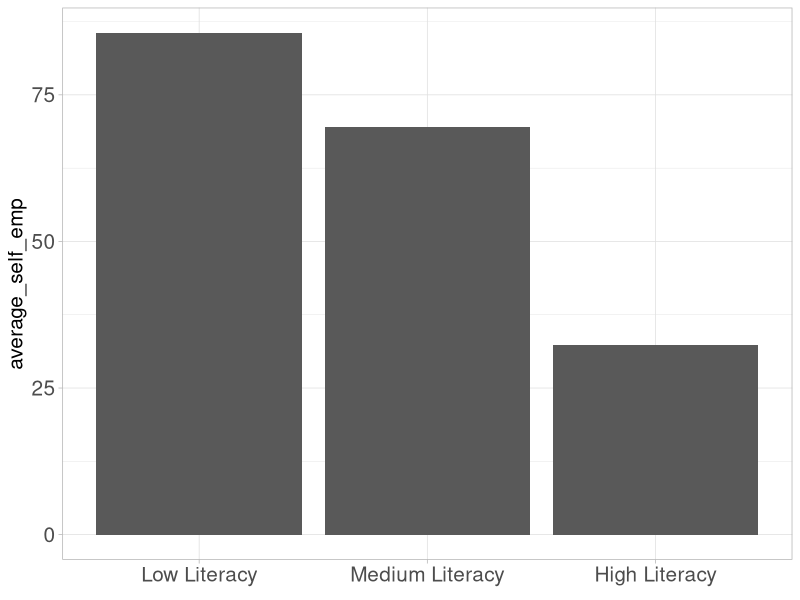

The R source for this figure:
# author : Pierre Pili
# email : pierre.pili@etu.minesparis.psl.eu
# description : Question 1.2c
# Based on the literacy variable, create a new variable which classifies
# countries into low literacy (< 50%), medium literacy (50% - 80%), and high
# literacy (> 80%). Then present a bar graph comparing the mean self-employment
# rates in each of these 3 literacy-based categories of countries.



### Libraries
library(tidyverse)
library(ggplot2)
library(readxl)

### Imports
df <- read_excel("Exercise_1/RAW/employment.xls") #nolint


### Core
df <- df %>%
  mutate(literacy_category = case_when(
    literacy < 50 ~ "Low Literacy",
    literacy >= 50 & literacy <= 80 ~ "Medium Literacy",
    literacy > 80 ~ "High Literacy"
  ))

# Summarize the data to get the mean of self-employment rate per category
summary <- df %>% group_by(
    literacy_category
    ) %>%
    summarise(
        average_self_emp = mean(self_emp, na.rm = TRUE)
    ) %>%
    ungroup()

# Generates the plot of self employment with respect to log gdp and population
plot <- summary %>% ggplot(aes(x = literacy_category, y = average_self_emp)) +
    geom_col() +
    scale_x_discrete(limits = c("Low Literacy", "Medium Literacy", "High Literacy")) + #nolint
    theme_light() +
    theme(
        axis.text = element_text(size = 15),
        axis.title.x = element_text(size = 0),
        axis.title.y = element_text(size = 15)
    )

### Exports
ggsave("Exercise_1/OUTPUT/bar_emp_literacy.png", plot = plot, height = 8, width = 10, units = "in") #nolint